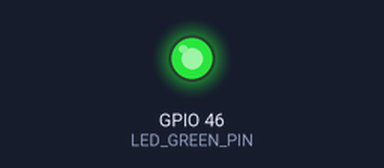
Simulated run of this sketch. Board: ESP32. On the bench: output pins drawn as LEDs (lit = HIGH). What the sketch prints to the serial monitor is not drawn.

Above: at 6.05 s.
At 7.5 s:
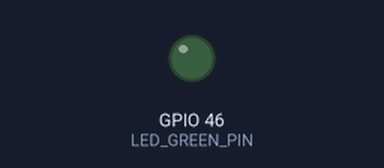
Timing chart, 0 to 12.9 s (numbered marks = the images above):
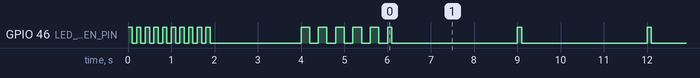

Measured:
- by itself, GPIO 46 (LED_GREEN_PIN): goes 9 × (LOW 0.10 s, HIGH 0.10 s), LOW 2.1 s, 5 × (HIGH 0.20 s, LOW 0.20 s), 41 × (HIGH 0.10 s, LOW 2.9 s), HIGH 0.10 s, then LOW

The sketch:

esp32_diagnostic_minimal.ino
```cpp
/*
 * ESP32-P4 Diagnostic - Ultra Minimal Test
 *
 * This version removes ALL complex initialization to isolate
 * the cause of execution failure. If this doesn't work, we have
 * a fundamental board/compilation issue.
 */

#include <Arduino.h>

// Use the same LED pin from the original firmware
#define LED_GREEN_PIN   46    // Available on pin header

void setup() {
    // Configure LED FIRST - before serial
    pinMode(LED_GREEN_PIN, OUTPUT);

    // Blink LED to show we're alive BEFORE any serial setup
    for (int i = 0; i < 10; i++) {
        digitalWrite(LED_GREEN_PIN, HIGH);
        delay(100);
        digitalWrite(LED_GREEN_PIN, LOW);
        delay(100);
    }

    // NOW try serial
    Serial.begin(115200);
    delay(2000); // Give USB CDC time to initialize

    Serial.println("🚀 MINIMAL DIAGNOSTIC WORKING!");
    Serial.println("✅ Setup completed successfully");
    Serial.flush();

    // Final confirmation blink
    for (int i = 0; i < 5; i++) {
        digitalWrite(LED_GREEN_PIN, HIGH);
        delay(200);
        digitalWrite(LED_GREEN_PIN, LOW);
        delay(200);
    }
}

void loop() {
    static int count = 0;

    // LED heartbeat
    digitalWrite(LED_GREEN_PIN, HIGH);
    delay(100);
    digitalWrite(LED_GREEN_PIN, LOW);
    delay(900);

    // Serial heartbeat
    Serial.printf("Heartbeat %d - Diagnostic working\n", ++count);
    delay(2000);
}
```
